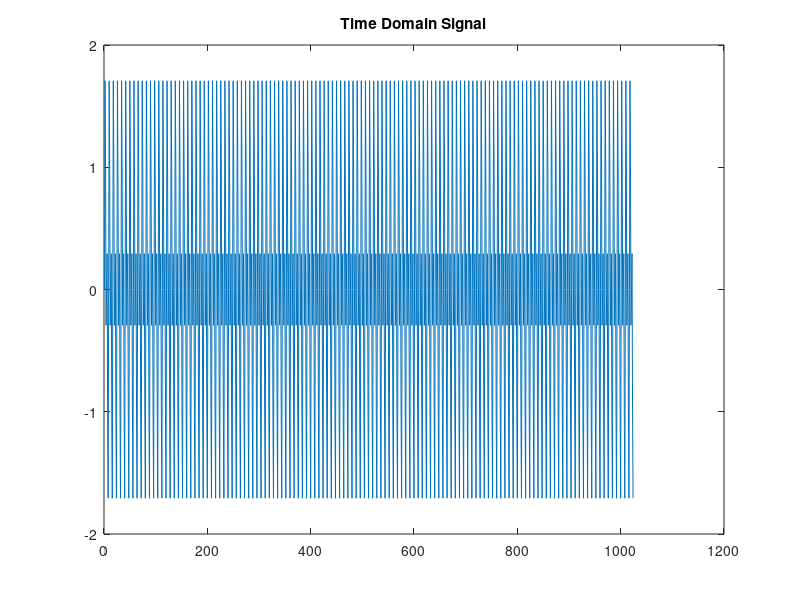
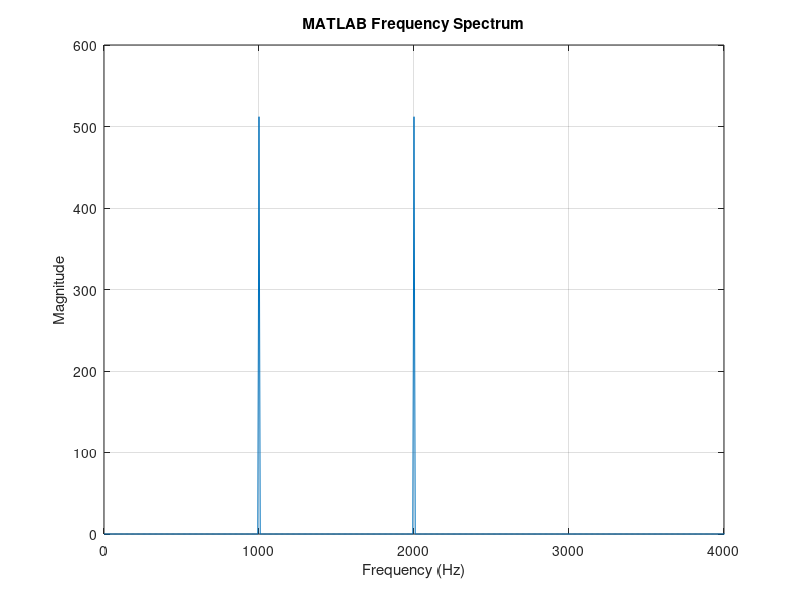
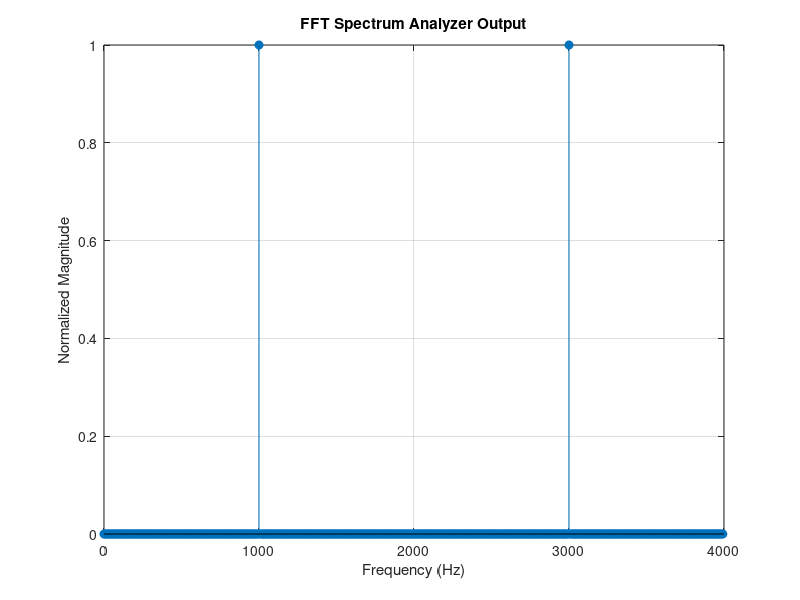

Source code (MATLAB) for these figures, in order:
fs = 8000;              % Sampling frequency
t = (0:1023)/fs;      % Correct time vector

f1 = 1000;
f2 = 2000;

signal = sin(2*pi*f1*t) + sin(2*pi*f2*t);

% ----- limit samples to FFT size -----
signal = signal(1:1024);

plot(signal)
title('Time Domain Signal')

% ----- MATLAB FFT (for verification) -----

N = length(signal);
fft_signal = fft(signal);

f = (0:N-1)*(fs/N);

figure
plot(f, abs(fft_signal))
title('MATLAB Frequency Spectrum')
xlabel('Frequency (Hz)')
ylabel('Magnitude')
xlim([0 4000])
grid on

% ----- write input file -----
signal_fixed = round(signal * 16000);

fid = fopen('input_signal.txt','w');
fprintf(fid,'%d\n',signal_fixed);
fclose(fid);

% ----- FFT OUTPUT ANALYSIS -----

fft_raw = int32(load('fft_output.txt'));
fft_raw = fft_raw(1:1024);

% extract real and imaginary parts
real_part = bitshift(fft_raw,-16);
imag_part = bitand(fft_raw,65535);

% convert to signed values
real_part(real_part > 32767) = real_part(real_part > 32767) - 65536;
imag_part(imag_part > 32767) = imag_part(imag_part > 32767) - 65536;

% compute magnitude
fft_mag = sqrt(double(real_part).^2 + double(imag_part).^2);

% normalize
fft_mag = fft_mag / max(fft_mag);

FFT_SIZE = 1024;

% take half spectrum
fft_mag = fft_mag(1:FFT_SIZE/2);

f_axis = (0:FFT_SIZE/2-1)*(fs/FFT_SIZE);

figure
stem(f_axis,fft_mag,'filled')
title('FFT Spectrum Analyzer Output')
xlabel('Frequency (Hz)')
ylabel('Normalized Magnitude')
grid on
xlim([0 4000])
